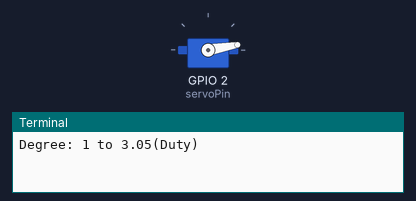
Bench run of a program on a simulated Raspberry Pi (BCM pin numbers). Shown: servo, the last lines printed to the terminal. Servo angles are drawn from the pulse width (0.5 ms = 0°, 2.5 ms = 180°). At 1.8 s the program stops and its outputs stay as they are.

Above: at 0.05 s.
At 0.45 s:
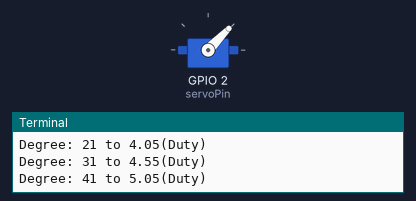
At 0.95 s:
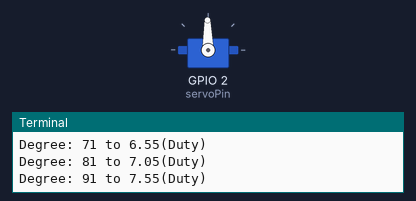
At 1.8 s:
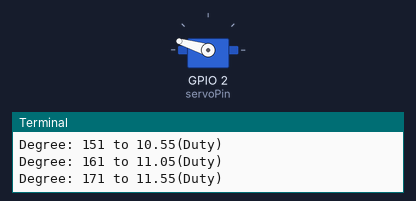
Timing chart, 0 to 3.3 s (numbered marks = the images above):
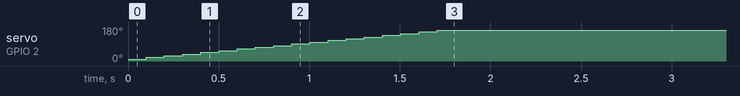

Measured:
- by itself, servo on GPIO 2 (servoPin): moves from 10° to 163° over 1.6 s

The program:

pwm_servo.py
```python
import RPi.GPIO as GPIO
import time

servoPin          = 2
SERVO_MAX_DUTY    = 12
SERVO_MIN_DUTY    = 3

GPIO.setmode(GPIO.BCM)
GPIO.setup(servoPin, GPIO.OUT)

servo = GPIO.PWM(servoPin, 50)
servo.start(0)


def servo_control(degree, delay):
  if degree > 180:
    degree = 180

  duty = SERVO_MIN_DUTY+(degree*(SERVO_MAX_DUTY-SERVO_MIN_DUTY)/180.0)
  print("Degree: {} to {}(Duty)".format(degree, duty))
  servo.ChangeDutyCycle(duty)
  time.sleep(delay)

try :
    for i in range(1, 180, 10):
        servo_control(i, 0.1)

except KeyboardInterrupt:
    pass
finally:
    servo.stop()
    GPIO.cleanup()
```
